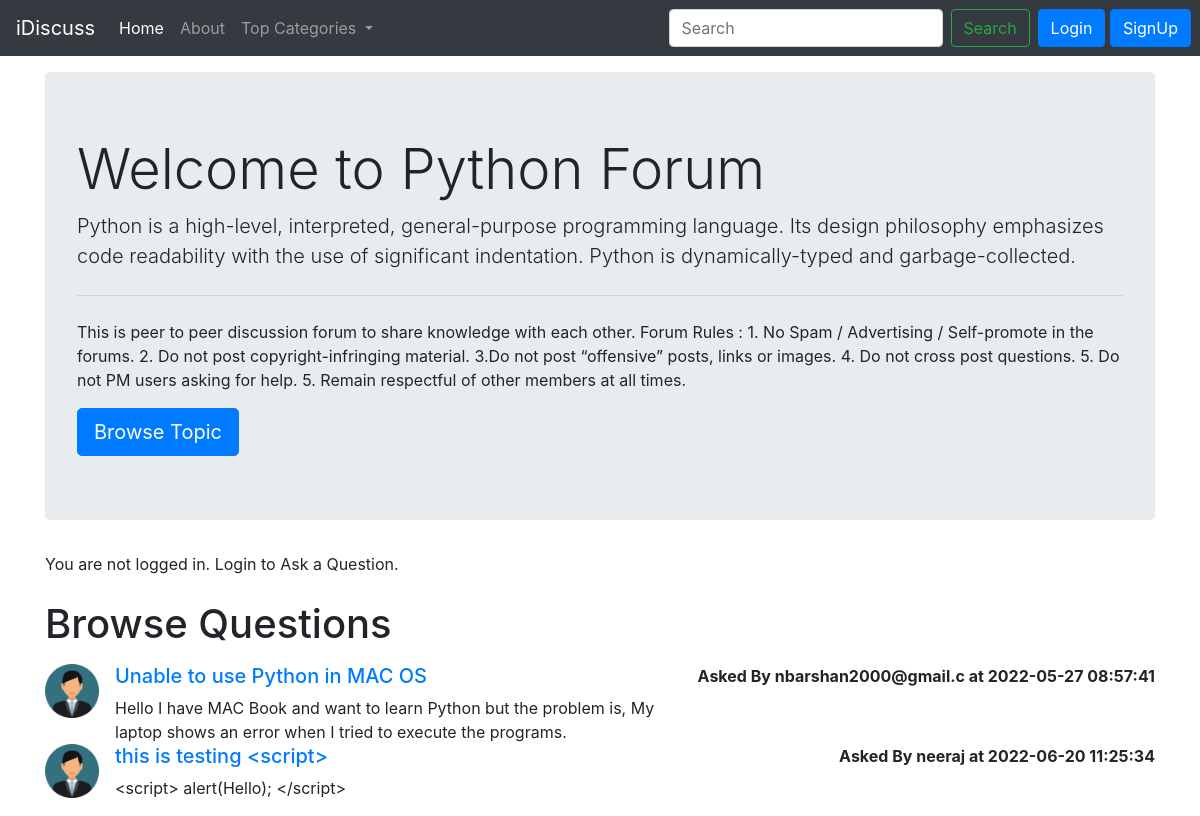
The app's page /threadlist.php?catid=1 with its own data.
### tables this page shows
CREATE TABLE `categories` (
  `category_id` int(8) NOT NULL,
  `category_name` varchar(255) NOT NULL,
  `category_description` varchar(255) NOT NULL,
  `created` datetime NOT NULL
);

CREATE TABLE `threads` (
  `thread_id` int(7) NOT NULL,
  `thread_title` varchar(255) NOT NULL,
  `thread_desc` text NOT NULL,
  `thread_cat_id` int(7) NOT NULL,
  `thread_user_id` int(7) NOT NULL,
  `timestamp` datetime NOT NULL
);

CREATE TABLE `users` (
  `srn` int(8) NOT NULL,
  `user_email` varchar(20) NOT NULL,
  `user_password` varchar(20) NOT NULL,
  `timestamp` datetime NOT NULL
);

### threadlist.php (the view, shortened to what this page needs)
<!doctype html>
<html lang="en">
  <head>
    <link rel="stylesheet" href="https://cdn.jsdelivr.net/npm/bootstrap@4.3.1/dist/css/bootstrap.min.css">
  </head>
  <body>
    <?php
    include "partials/_connect.php";
    include "partials/_header.php";
    $id = $_SERVER['REQUEST_METHOD'] == 'GET' ? $_GET['catid'] : $_POST['catid'];
    $sql = "SELECT * FROM `categories` WHERE `category_id` = $id";
    $result = mysqli_query($conn, $sql);
      while($row = mysqli_fetch_assoc($result)){
        $catname = $row['category_name'];
        $catdesc = $row['category_description'];
      }
    ?>
    <div class="container my-3">
      <div class="jumbotron">
        <h1 class="display-4">Welcome to <?php echo $catname; ?> Forum</h1>
        <p class="lead"><?php echo $catdesc; ?></p>
        <hr class="my-4">
        <p>This is peer to peer discussion forum to share knowledge with each other. Forum Rules :
            1. No Spam / Advertising / Self-promote in the forums. 2. Do not post copyright-infringing material. 3.Do not post “offensive” posts, links or images. 4. Do not cross post questions. 5. Do not PM users asking for help. 5. Remain respectful of other members at all times.
        </p>
        <a class="btn btn-primary btn-lg" href="#" role="button">Browse Topic</a>
      </div>
    </div>
    <?php
      if(isset($_SESSION['loggedin']) && $_SESSION['loggedin'] == true){
    echo '<div class="container">
    <h1 class="py-2">Ask a Question</h1>'.
    '<form action='.$_SERVER['PHP_SELF'].' method="POST">
    <div class="form-group">
    <label for="title">Your Question</label>
    <input type="text" class="form-control" id="title" name="title" aria-describedby="emailHelp">
    <input type="hidden" class="form-control" id="catid" name="catid" value='.$id.'>
    <small id="emailHelp" class="form-text text-muted">Keep your title as short as possible.</small>
  </div>
  <div class="form-group">
    <label for="desc">Tell Us Your Concern</label>
    <textarea class="form-control" id="desc" name="desc" rows="3"></textarea>
    <input type="hidden" name="srn" value="' . $_SESSION["srn"] . '">
  </div>
  <button type="submit" class="btn btn-primary" name="addThread">Submit</button>
</form>
    </div>';
      }
      else{
        echo '<div class="container">
                <p>You are not logged in. Login to Ask a Question.</p>
              </div>';
      }
    ?>
    <div class="container my-3">
      <h1 class="py-2">Browse Questions</h1>
      <?php
      $id = $_SERVER['REQUEST_METHOD'] == 'GET' ? $_GET['catid'] : $_POST['catid'];
      $sql = "SELECT * FROM `threads` WHERE `thread_cat_id` = $id";
      $result = mysqli_query($conn, $sql);
        while($row = mysqli_fetch_assoc($result)){
          $title = $row['thread_title'];
          $desc = $row['thread_desc'];
          $id = $row['thread_id'];
          $thread_time = $row['timestamp'];
          $thread_user_id = $row['thread_user_id'];
          $sql2 = "SELECT user_email FROM users WHERE srn = $thread_user_id";
          $result2 = mysqli_query($conn, $sql2);
          $row2 = mysqli_fetch_assoc($result2);
        echo '<div class="media">
            <img src="images/userdefault.png" width="54px" class="mr-3" alt="...">
            <div class="media-body">
              <h5 class="mt-0"><a href="threads.php?threadid=' . $id .'">' . $title . '</a></h5>
              ' . $desc . '
            </div>
            <p class="font-weight-bold my-0">Asked By ' . $row2['user_email'] . ' at ' . $thread_time . '</p>
            </div>';
        }
      ?>
    </div>
  </body>
</html>

### records on screen
categories: category_name "Python", category_description "Python is a high-level, interpreted, general-purpose programming language. Its design philosophy emphasizes code readability with the use of significant indentation. Python is dynamically-typed and garbage-collected."
threads: thread_title "Unable to use Python in MAC OS", thread_desc "Hello I have MAC Book and want to learn Python but the problem is, My laptop shows an error when I tried to execute the programs.", users.user_email "nbarshan2000@gmail.c", timestamp "2022-05-27 08:57:41"
threads: thread_title "this is testing <script>", thread_desc "<script> alert(Hello); </script>", users.user_email "neeraj", timestamp "2022-06-20 11:25:34"
